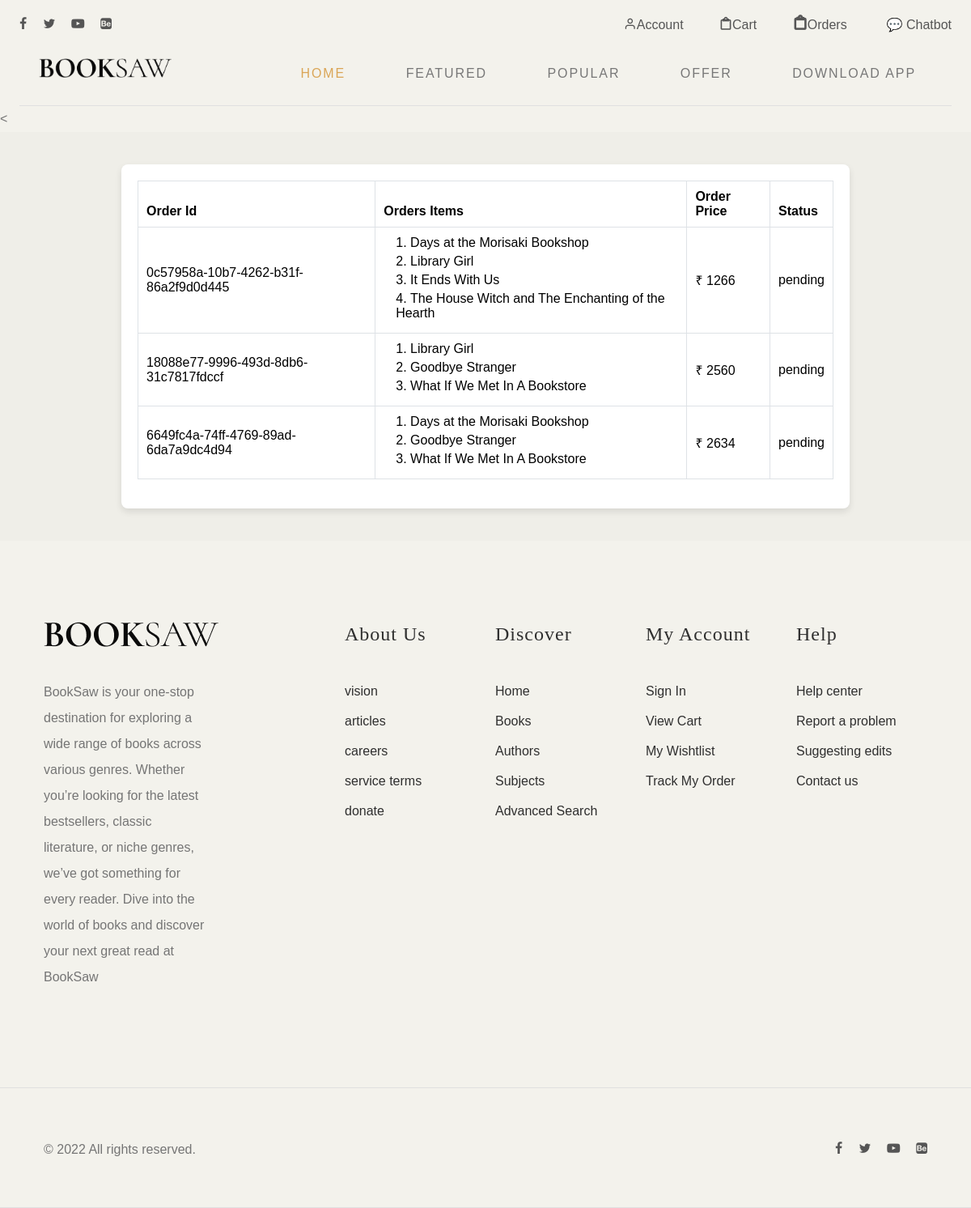
Page /orders (signed in) on the earlier database version.
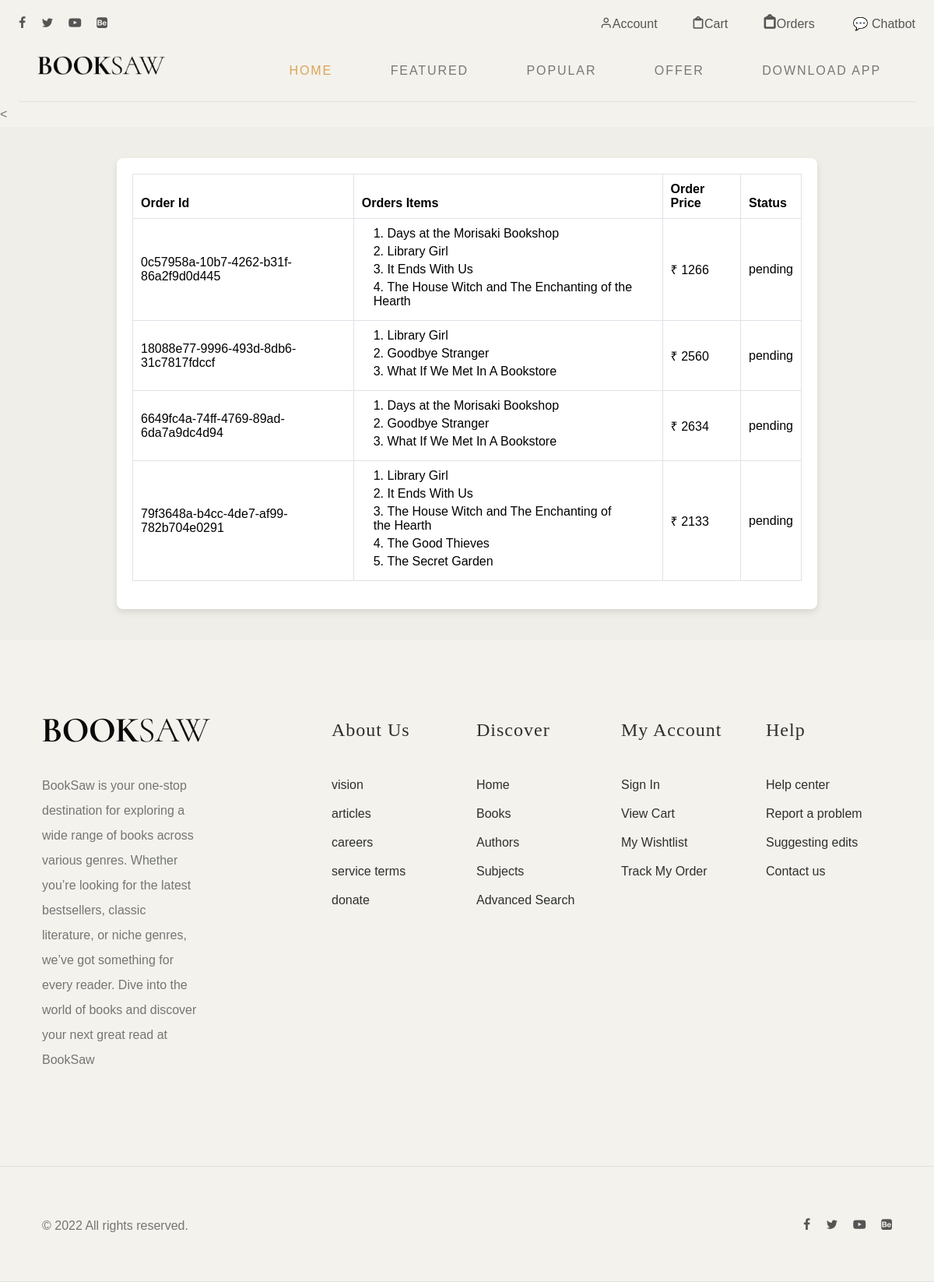
Same page on the later database version.
### Bookhive/models.py (models this page shows, shortened)
class Order(models.Model):
    order_id = models.CharField(max_length=50) # to identify order group
    user = models.ForeignKey(User, related_name='order_customer', on_delete=models.CASCADE)
    product = models.ForeignKey(Books, related_name='order_item', on_delete=models.CASCADE)
    address = models.CharField(max_length=200)
    mobile_no = models.CharField(max_length=10)
    date = models.DateTimeField(default=datetime.now())
    STATUS_CHOICES = [('Pending', 'Pending'), ('Delivered', 'Delivered'), ('On the Way', 'On the way')]
    status = models.CharField(max_length=50, choices= STATUS_CHOICES, default='pending')
    order_amt = models.IntegerField(default=0)
    def __str__(self):
        return f'{self.product.name} - {self.user.first_name}'

class Books(models.Model):
    name = models.CharField(max_length=255)
    image = models.ImageField(upload_to='books')
    author = models.CharField(max_length=100)
    price = models.IntegerField()
    genre = models.ForeignKey(Genre , related_name='genre', on_delete=models.CASCADE )
    desc = models.TextField()
    status = models.BooleanField(default=True)
    offer_status = models.BooleanField(default=False)
    offer_price = models.IntegerField(default = 0)
    shipping_cost = models.IntegerField(default = 0)

### Bookhive/views.py (the view)
# urls.py: path('orders', views.orders, name='orders'),
def orders(request):
    orders = Order.objects.filter(user=request.user).order_by('order_id')
    order_list = {}
    for order in orders:
        if order.order_id not in order_list:
            order_list[order.order_id] = {
                "order_id": order.order_id,
                "order_price": 0,  # Start from 0
                "status": order.status,
            }
        order_list[order.order_id]["order_price"] += order.order_amt  # Accumulate total price for that order_id
    order_list = list(order_list.values())
    print(order_list, orders)
    return render(request, "orders.html", {"order_list": order_list, "orders": orders})

### templates/orders.html
{% extends "base.html" %}
{% load static %}
   {% block mainblock %}
        <<div class="cart-page" style="padding: 40px 0; background-color:#EFEEE8;">
            <div class="container" style="max-width: 900px; margin: auto; background: white; padding: 20px; border-radius: 8px; box-shadow: 0 4px 8px rgba(0,0,0,0.1);">
                <div class="row">
                    <div class="col-md-12">
                        <div class="table-responsive" style="overflow-x: auto;">
                            <table class="table table-bordered" style="width: 100%; border-collapse: collapse;">
                                <thead class="thead-dark" style="background-color: #343a40; color: white;">
                                    <tr>
                                        <th style="padding: 10px; text-align: left;">Order Id</th>
                                        <th style="padding: 10px; text-align: left;">Orders Items</th>
                                        <th style="padding: 10px; text-align: left;">Order Price</th>
                                        <th style="padding: 10px; text-align: left;">Status</th>
                                    </tr>
                                </thead>
                                <tbody class="align-middle">
                                    {% for order in order_list %}
                                    <tr style="background-color: #fff;">
                                        <td style="padding: 10px; border: 1px solid #dee2e6;">{{order.order_id}}</td>
                                        <td style="padding: 10px; border: 1px solid #dee2e6;">
                                            <ol style="padding-left: 15px; margin: 0;">
                                                {% for ord in orders %}
                                                {% if ord.order_id == order.order_id %}
                                                    <li style="margin-bottom: 5px;">{{ord.product.name}}</li>
                                                {% endif %}
                                                {% endfor %}
                                            </ol>
                                        </td>
                                        <td style="padding: 10px; border: 1px solid #dee2e6;">₹ {{order.order_price}}</td>
                                        <td style="padding: 10px; border: 1px solid #dee2e6;">{{order.status}}</td>
                                    </tr>
                                    {% endfor %}
                                </tbody>
                            </table>
                        </div>
                    </div>
                </div>
            </div>
        </div>
{% endblock mainblock %}

### templates/base.html (shortened to what this page needs)
{% load static %}
<link rel="stylesheet" href="{% static 'css/style.css' %}">
<!DOCTYPE html>
<html lang="en">
<head>
	<link href="https://cdn.jsdelivr.net/npm/bootstrap@5.3.1/dist/css/bootstrap.min.css" rel="stylesheet"
>
	<link rel="stylesheet" type="text/css" href="{%static 'css/normalize.css' %}">
	<link rel="stylesheet" type="text/css" href="{%static 'icomoon/icomoon.css' %}">
	<link rel="stylesheet" type="text/css" href="{%static 'css/vendor.css' %}">
	<link rel="stylesheet" type="text/css" href="{%static 'css/style.css' %}">
    <link href="https://cdnjs.cloudflare.com/ajax/libs/font-awesome/5.15.4/css/all.min.css" rel="stylesheet">
</head>
<body data-bs-spy="scroll" data-bs-target="#header" tabindex="0">
	<div id="header-wrap">
		<div class="top-content">
			<div class="container-fluid">
				<div class="row">
					<div class="col-md-6">
						<div class="social-links">
							<ul>
								<li>
									<a href="#"><i class="icon icon-facebook"></i></a>
								</li>
								<li>
									<a href="#"><i class="icon icon-twitter"></i></a>
								</li>
								<li>
									<a href="#"><i class="icon icon-youtube-play"></i></a>
								</li>
								<li>
									<a href="#"><i class="icon icon-behance-square"></i></a>
								</li>
							</ul>
						</div>
					</div>
					<div class="col-md-6">
						<div class="right-element">
                            {% if user.is_authenticated %}
							<a href="{% url "authentic" %}" class="user-account for-buy"><i
                                class="icon icon-user"></i><span>Account</span></a>
                        <a href="/cart" class="cart for-buy"><i class="icon icon-clipboard"></i><span>Cart</span></a>
                            {% else %}
                            <a href="{% url "auth" %}" class="user-account for-buy"><i
                                class="icon icon-user"></i><span>Account</span></a>
                        <a href="/cart" class="cart for-buy"><i class="icon icon-clipboard"></i><span>Cart</span></a>
                            {% endif %}
							<div class="action-menu">
                                <div class="right-element">
                                    {% if user.is_authenticated %}
                                <a href="/orders" class="cart for-buy"><i class="icon icon-clipboard"></i><span>Orders</span></a>
                                    {% else %}
                                <a href="/orders" class="cart for-buy"><i class="icon icon-clipboard"></i><span>Orders</span></a>
                                    {% endif %}
                            <a href="{% url 'chatbot' %}" title="Chat with us">
                                💬 Chatbot
                            </a>
						</div>
					</div>
				</div>
			</div>
		</div>
		<header id="header">
			<div class="container-fluid">
				<div class="row">
					<div class="col-md-2">
						<div class="main-logo">
							<a href="index.html"><img src="{%static 'images/main-logo.png' %}" alt="logo"></a>
						</div>
					</div>
					<div class="col-md-10">
						<nav id="navbar">
							<div class="main-menu stellarnav">
								<ul class="menu-list">
									<li class="menu-item active"><a href="{% url "home" %}">Home</a></li>
									<li class="menu-item"><a href="{% url "featured" %}" class="nav-link">Featured</a></li>
									<li class="menu-item"><a href="{% url "popular" %}" class="nav-link">Popular</a></li>
									<li class="menu-item"><a href="{% url "offers" %}" class="nav-link">Offer</a></li>
									<li class="menu-item"><a href="{% url "download" %}" class="nav-link">Download App</a></li>
								</ul>
							</div>
						</nav>
					</div>
				</div>
			</div>
		</header>
	</div>
{% block mainblock %}{% endblock mainblock %}
<footer id="footer">
    <div class="container">
        <div class="row">
            <div class="col-md-4">
                <div class="footer-item">
                    <div class="company-brand">
                        <img src="{%static 'images/main-logo.png' %}" alt="logo" class="footer-logo">
                        <p>BookSaw is your one-stop destination for exploring a wide range of books across various genres. Whether you’re looking for the latest bestsellers, classic literature, or niche genres, we’ve got something for every reader. Dive into the world of books and discover your next great read at BookSaw</p>
                    </div>
                </div>
            </div>
            <div class="col-md-2">
                <div class="footer-menu">
                    <h5>About Us</h5>
                    <ul class="menu-list">
                        <li class="menu-item">
                            <a href="#">vision</a>
                        </li>
                        <li class="menu-item">
                            <a href="#">articles </a>
                        </li>
                        <li class="menu-item">
                            <a href="#">careers</a>
                        </li>
                        <li class="menu-item">
                            <a href="#">service terms</a>
                        </li>
                        <li class="menu-item">
                            <a href="#">donate</a>
                        </li>
                    </ul>
                </div>
            </div>
            <div class="col-md-2">
                <div class="footer-menu">
                    <h5>Discover</h5>
                    <ul class="menu-list">
                        <li class="menu-item">
                            <a href="{% url "home" %}">Home</a>
                        </li>
                        <li class="menu-item">
                            <a href="{% url "popular" %}">Books</a>
                        </li>
                        <li class="menu-item">
                            <a href="#">Authors</a>
                        </li>
                        <li class="menu-item">
                            <a href="#">Subjects</a>
                        </li>
                        <li class="menu-item">
                            <a href="#">Advanced Search</a>
                        </li>
                    </ul>
                </div>
            </div>
            <div class="col-md-2">
                <div class="footer-menu">
                    <h5>My account</h5>
                    <ul class="menu-list">
                        <li class="menu-item">
                            <a href="#">Sign In</a>
                        </li>
                        <li class="menu-item">
                            <a href="/cart">View Cart</a>
                        </li>
                        <li class="menu-item">
                            <a href="#">My Wishtlist</a>
                        </li>
                        <li class="menu-item">
                            <a href="/orders">Track My Order</a>
                        </li>
                    </ul>
                </div>
            </div>
            <div class="col-md-2">
                <div class="footer-menu">
                    <h5>Help</h5>
                    <ul class="menu-list">
                        <li class="menu-item">
                            <a href="#">Help center</a>
                        </li>
                        <li class="menu-item">
                            <a href="#">Report a problem</a>
                        </li>
                        <li class="menu-item">
                            <a href="#">Suggesting edits</a>
                        </li>
                        <li class="menu-item">
                            <a href="#">Contact us</a>
                        </li>
                    </ul>
                </div>
            </div>
        </div>
    </div>
</footer>
<div id="footer-bottom">
    <div class="container">
        <div class="row">
            <div class="col-md-12">
                <div class="copyright">
                    <div class="row">
                        <div class="col-md-6">
                            <p>© 2022 All rights reserved. </p>
                        </div>
                        <div class="col-md-6">
                            <div class="social-links align-right">
                                <ul>
                                    <li>
                                        <a href="#"><i class="icon icon-facebook"></i></a>
                                    </li>
                                    <li>
                                        <a href="#"><i class="icon icon-twitter"></i></a>
                                    </li>
                                    <li>
                                        <a href="#"><i class="icon icon-youtube-play"></i></a>
                                    </li>
                                    <li>
                                        <a href="#"><i class="icon icon-behance-square"></i></a>
                                    </li>
                                </ul>
                            </div>
                        </div>
                    </div>
                </div>
            </div>
        </div>
    </div>
</div>
</body>
</html>

### static/icomoon/icomoon.css (style rules this page uses)
[class^="icon-"], [class*=" icon-"] { font-family: 'icomoon' !important; speak: never; font-style: normal; font-weight: normal; font-variant: normal; text-transform: none; line-height: 1; -webkit-font-smoothing: antialiased; -moz-osx-font-smoothing: grayscale; }
.icon-user:before { content: "\e907"; }
.icon-clipboard:before { content: "\e908"; }
.icon-twitter:before { content: "\f099"; }
.icon-facebook:before { content: "\f09a"; }
.icon-youtube-play:before { content: "\f16a"; }
.icon-behance-square:before { content: "\f1b5"; }

Differences in the rows shown:
added Order: order_id "79f3648a-b4cc-4de7-af99-782b704e0291", product.name "Library Girl", status "pending"
added Order: product.name "It Ends With Us", shown under "79f3648a-b4cc-4de7-af99-782b704e0291"
added Order: product.name "The House Witch and The Enchanting of the Hearth", shown under "79f3648a-b4cc-4de7-af99-782b704e0291"
added Order: product.name "The Good Thieves", shown under "79f3648a-b4cc-4de7-af99-782b704e0291"
added Order: product.name "The Secret Garden", shown under "79f3648a-b4cc-4de7-af99-782b704e0291"
Other differences:
new list line: "₹ 2133"
